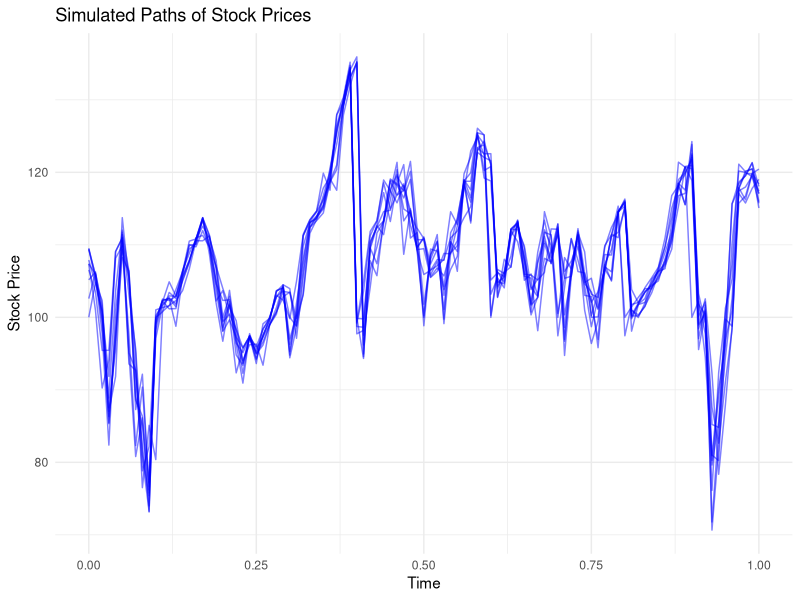
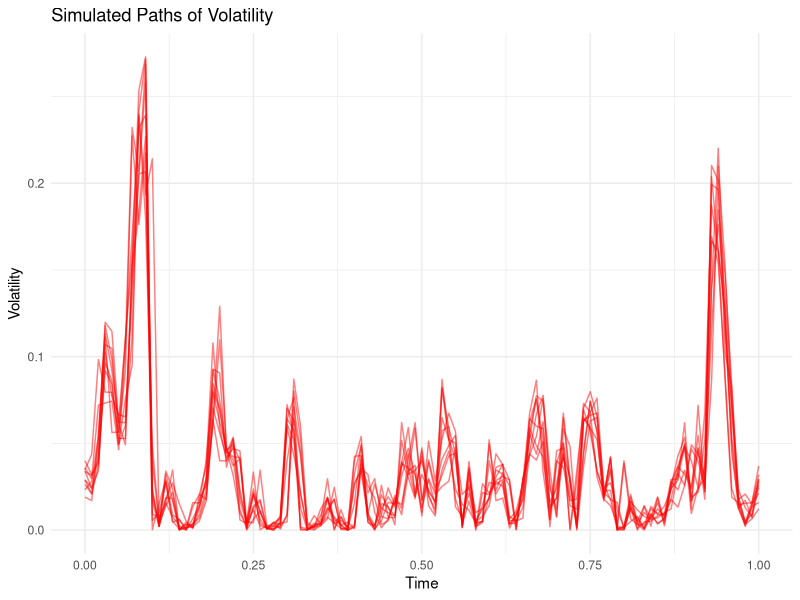

The R source for these figures, in order:
# Load necessary libraries
library(ggplot2)

# Heston model simulation function
heston_simulation <- function(S0, V0, T, mu, kappa, theta, sigma_V, rho, n_sim = 10, n_steps = 100) {
  dt <- T / n_steps  # Time step
  times <- seq(0, T, length.out = n_steps + 1)  # Time points
  all_paths <- matrix(0, nrow = n_steps + 1, ncol = n_sim)  # Matrix to store stock price paths
  vol_paths <- matrix(0, nrow = n_steps + 1, ncol = n_sim)  # Matrix to store volatility paths
  
  all_paths[1, ] <- S0
  vol_paths[1, ] <- V0
  
  for (i in 2:(n_steps + 1)) {
    Z1 <- rnorm(n_sim)  # Standard normal random variables
    Z2 <- rnorm(n_sim)  # Standard normal random variables
    
    # Correlated random variables
    Z2 <- rho * Z1 + sqrt(1 - rho^2) * Z2
    
    # Update stock price and volatility
    vol_paths[i, ] <- pmax(vol_paths[i - 1, ] + kappa * (theta - vol_paths[i - 1, ]) * dt + sigma_V * sqrt(vol_paths[i - 1, ]) * sqrt(dt) * Z2, 0)
    all_paths[i, ] <- all_paths[i - 1, ] * exp((mu - 0.5 * vol_paths[i - 1, ]) * dt + sqrt(vol_paths[i - 1, ]) * sqrt(dt) * Z1)
  }
  
  # Create data frames for plotting
  stock_results <- data.frame(
    Time = rep(times, each = n_sim),
    StockPrice = c(all_paths),
    Path = rep(1:n_sim, times = n_steps + 1)
  )
  
  vol_results <- data.frame(
    Time = rep(times, each = n_sim),
    Volatility = c(vol_paths),
    Path = rep(1:n_sim, times = n_steps + 1)
  )
  
  return(list(stock_results = stock_results, vol_results = vol_results))
}

# Example parameters
S0 <- 100    # Initial stock price
V0 <- 0.04   # Initial volatility
T <- 1       # Time to expiration (1 year)
mu <- 0.05   # Drift (5%)
kappa <- 2.0 # Rate of mean reversion
theta <- 0.04 # Long-term mean volatility
sigma_V <- 0.5 # Volatility of volatility
rho <- -0.7  # Correlation between stock price and volatility
n_sim <- 10  # Number of paths to simulate
n_steps <- 100 # Number of time steps

# Run Heston model simulation
simulation_result <- heston_simulation(S0, V0, T, mu, kappa, theta, sigma_V, rho, n_sim, n_steps)

# Plot simulated stock prices
ggplot(simulation_result$stock_results, aes(x = Time, y = StockPrice, group = Path)) +
  geom_line(alpha = 0.5, color = "blue") +
  labs(title = "Simulated Paths of Stock Prices",
       x = "Time",
       y = "Stock Price") +
  theme_minimal()

# Plot simulated volatilities
ggplot(simulation_result$vol_results, aes(x = Time, y = Volatility, group = Path)) +
  geom_line(alpha = 0.5, color = "red") +
  labs(title = "Simulated Paths of Volatility",
       x = "Time",
       y = "Volatility") +
  theme_minimal()
